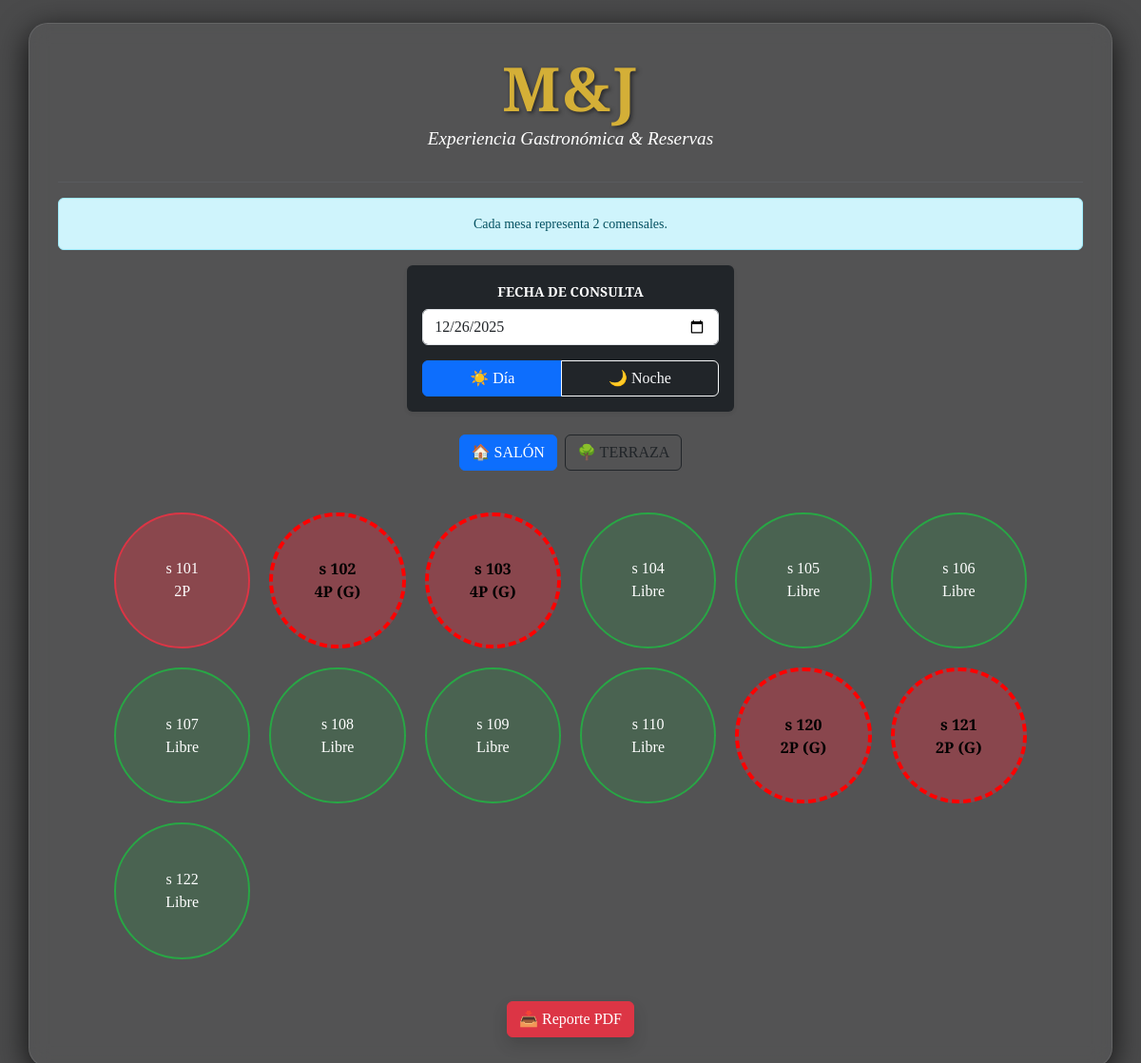
Page /?fecha=2025-12-26&turno=DIA (signed in) on the committed database.
### reservas/models.py (models this page shows, shortened)
class Reserva(models.Model):
    TURNOS = [
        ('DIA', 'Día'),
        ('NOCHE', 'Noche'),
    ]
    nombre = models.CharField(max_length=100)
    apellido = models.CharField(max_length=100)
    telefono = models.CharField(max_length=20)
    fecha = models.DateField()
    hora = models.TimeField()
    mesa = models.IntegerField()
    turno = models.CharField(max_length=5, choices=TURNOS)
    comentarios = models.TextField(null=True, blank=True)
    personas = models.IntegerField(default=1)

### reservas/views.py (the view, shortened to what this page needs)
# urls.py: path('', views.formulario_reserva, name='formulario_reserva'),
@login_required
def formulario_reserva(request):
    fecha_str = request.GET.get('fecha')
    info_mesas = "Cada mesa representa 2 comensales."
    fecha_actual = date.fromisoformat(fecha_str) if fecha_str else date.today()
    turno_actual = request.GET.get('turno', 'DIA')
    reservas_queryset = Reserva.objects.filter(fecha=fecha_actual, turno=turno_actual)
    dict_reservas = {res.mesa: res for res in reservas_queryset}
    mesas = []
    for i in range(101, 111):
        reserva_data = dict_reservas.get(i)
        es_conjunto = False
        if reserva_data:
            coincidencias = reservas_queryset.filter(
                nombre=reserva_data.nombre,
                apellido=reserva_data.apellido,
                hora=reserva_data.hora
            ).count()
            es_conjunto = coincidencias > 1
        mesas.append({
            'numero': i,
            'ocupada': reserva_data is not None,
            'detalle': reserva_data,
            'es_conjunto': es_conjunto
        })
    for i in range(120, 123):
        reserva_data = dict_reservas.get(i)
        es_conjunto = False
        if reserva_data:
            coincidencias = reservas_queryset.filter(
                nombre=reserva_data.nombre,
                apellido=reserva_data.apellido,
                hora=reserva_data.hora
            ).count()
            es_conjunto = coincidencias > 1
        mesas.append({
            'numero': i,
            'ocupada': reserva_data is not None,
            'detalle': reserva_data,
            'es_conjunto': es_conjunto
        })
    return render(request, 'inicio.html', {
        'mesas': mesas,
        'fecha_actual': fecha_actual.isoformat(),
        'turno_actual': turno_actual,
        'info_mesas': info_mesas
    })

### reservas/templates/inicio.html (shortened to what this page needs)
{% load static %}
<!DOCTYPE html>
<html lang="es">
<head>
    <link href="https://cdn.jsdelivr.net/npm/bootstrap@5.3.0/dist/css/bootstrap.min.css" rel="stylesheet">
    <link rel="stylesheet" href="{% static 'css/estilos.css' %}">
</head>
<body class="bg-light">
    <div id="contenedor-todo" class="container text-center mt-4">
        <h1 class="brand-title">M&J</h1>
        <p class="brand-subtitle">Experiencia Gastronómica & Reservas</p>
        <hr class="border-secondary opacity-25">
        {% if info_mesas %}
        <div class="alert alert-info small">{{ info_mesas }}</div>
        {% endif %}
        <div class="row justify-content-center mb-4">
            <div class="col-md-6 col-lg-4">
                <form method="GET" id="form-filtros" class="bg-dark p-3 rounded shadow-sm">
                    <label class="form-label fw-bold text-white small">FECHA DE CONSULTA</label>
                    <input type="date" name="fecha" id="fecha_filtro" class="form-control mb-3" value="{{ fecha_actual }}" onchange="this.form.submit()">
                    <div class="btn-group w-100">
                        <button type="button"
                            hx-get="?fecha={{ fecha_actual }}&turno=DIA"
                            hx-target="#contenedor-todo"
                            hx-select="#contenedor-todo"
                            hx-swap="outerHTML"
                            hx-push-url="true"
                            class="btn btn-{% if turno_actual == 'DIA' %}primary{% else %}outline-light{% endif %}">☀️ Día</button>
                        <button type="button"
                            hx-get="?fecha={{ fecha_actual }}&turno=NOCHE"
                            hx-target="#contenedor-todo"
                            hx-select="#contenedor-todo"
                            hx-swap="outerHTML"
                            hx-push-url="true"
                            class="btn btn-{% if turno_actual == 'NOCHE' %}primary{% else %}outline-light{% endif %}">🌙 Noche</button>
                    </div>
                </form>
            </div>
        </div>
        <div class="d-flex justify-content-center gap-2 mb-4">
            <a href="/?fecha={{ fecha_actual }}&turno={{ turno_actual }}" class="btn btn-{% if 'terraza' not in request.path %}primary{% else %}outline-dark{% endif %}">🏠 SALÓN</a>
            <a href="/terraza/?fecha={{ fecha_actual }}&turno={{ turno_actual }}" class="btn btn-{% if 'terraza' in request.path %}warning fw-bold{% else %}outline-dark{% endif %}">🌳 TERRAZA</a>
        </div>
        <div class="restaurante-mapa">
            {% for mesa in mesas %}
                {% if mesa.ocupada %}
                    <div class="mesa-container mesa-ocupada {% if mesa.es_conjunto %}mesa-en-conjunto{% endif %}"
                         data-id="{{ mesa.detalle.id }}"
                         data-nombre="{{ mesa.detalle.nombre }}"
                         data-apellido="{{ mesa.detalle.apellido }}"
                         data-tel="{{ mesa.detalle.telefono }}"
                         data-hora="{{ mesa.detalle.hora|time:'H:i' }}"
                         data-coment="{{ mesa.detalle.comentarios|escapejs }}"
                         data-pax="{{ mesa.detalle.personas }}"
                         onclick="verDetalle(this)">
                {% else %}
                    <div class="mesa-container mesa-libre" id="mesa-{{ mesa.numero }}" onclick="toggleMesa('{{ mesa.numero }}')">
                {% endif %}
                    <span class="mesa-numero">{% if 'terraza' in request.path %}T{% else %}s{% endif %} {{ mesa.numero }}</span>
                    <span class="mesa-estado">{% if mesa.ocupada %}{{ mesa.detalle.personas }}P {% if mesa.es_conjunto %}(G){% endif %}{% else %}Libre{% endif %}</span>
                </div>
            {% endfor %}
        </div>
        <div class="mt-4">
            <a href="{% url 'exportar_pdf' %}?fecha={{ fecha_actual }}&turno={{ turno_actual }}" class="btn btn-danger shadow">📥 Reporte PDF</a>
        </div>
    </div>
</body>
</html>

### reservas/static/css/estilos.css (style rules this page uses)
body { background: linear-gradient(rgba(0, 0, 0, 0.7), rgba(0, 0, 0, 0.7)), url('https://images.unsplash.com/photo-1514362545857-3bc16c4c7d1b?q=80&w=2070&auto=format&fit=crop') no-repeat center center fixed; background-size: cover; font-family: 'Playfair Display', serif; color: #000000; }
.brand-title { font-size: 4rem; font-weight: 700; color: #d4af37; text-shadow: 2px 2px 4px rgba(0,0,0,0.5); margin-bottom: 0; letter-spacing: 2px; }
.brand-subtitle { color: #ffffff; font-style: italic; font-size: 1.2rem; margin-bottom: 30px; }
.container { background: rgba(255, 255, 255, 0.05); backdrop-filter: blur(10px); border-radius: 20px; padding: 30px; border: 1px solid rgba(255, 255, 255, 0.1); box-shadow: 0 8px 32px 0 rgba(0, 0, 0, 0.8); }
.mesa-en-conjunto { border: 4px dashed #ff0000 !important; background: linear-gradient(45deg, #ffffff 25%, #ff0000 25%, #ff0000 50%, #ffffff 50%, #ffffff 75%, #ff0000 75%, #ff0000 100%) !important; background-size: 20px 20px !important; color: black !important; font-weight: bold; animation: pulse-border 2s infinite; }
.mesa-container { border-radius: 12px; transition: transform 0.3s ease, box-shadow 0.3s ease; border: 2px solid rgba(255,255,255,0.1); }
.mesa-libre { background: rgba(40, 167, 69, 0.2) !important; border-color: #28a745; color: #fff; }
.mesa-ocupada { background: rgba(220, 53, 69, 0.4) !important; border-color: #dc3545; color: #fff; }
.restaurante-mapa { display: grid; grid-template-columns: repeat(auto-fit, minmax(140px, 1fr)); gap: 20px; padding: 20px; max-width: 1000px; margin: 0 auto; }
.mesa-container { aspect-ratio: 1 / 1; display: flex; flex-direction: column; justify-content: center; align-items: center; border-radius: 50%; cursor: pointer; transition: all 0.3s ease; user-select: none; }

### rows in the picture
Reserva: numero "101", detalle.personas "2"
Reserva: numero "102", detalle.personas "4", shows "(G)"
Reserva: numero "103", detalle.personas "4", shows "(G)"
Reserva: numero "120", detalle.personas "2", shows "(G)"
Reserva: numero "121", detalle.personas "2", shows "(G)"

### other values in the picture
{{ info_mesas }} "Cada mesa representa 2 comensales."
{{ mesa.numero }} "104" "105" "106" "107" "108" "109" "110" "122"
